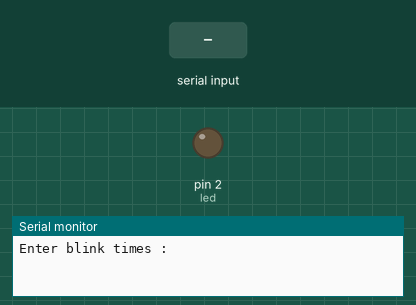
Simulated run of this sketch. Board: Arduino Uno, built with avr-gcc and run on an emulated ATmega328P. Parts: output pins drawn as LEDs (lit = HIGH), the last lines printed to the serial monitor. Dashed ring = blinking. The inputs (shaded band) are chosen by the test bench.

Above: at 1.2 s.
1.3 s: "90,45\n" received over Serial
At 2.1 s:
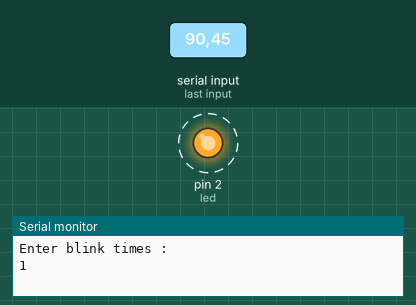
Timing chart, 0 to 10.3 s (numbered marks = the images above; inputs shaded):
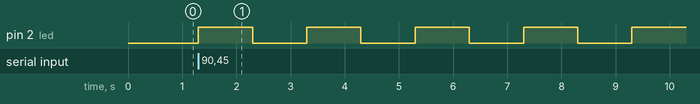

Measured:
- after the input at 1.3 s, pin 2 (led): alternates HIGH for 1.0 s and LOW for 1.0 s, starting at once

The sketch:

User_Input_LED_Blink.ino
```cpp
//Taking input from serial moniter

int led = 2;
void setup() {

  pinMode(led,OUTPUT);
  Serial.begin(115200); //To start serial communication at a baud rate of 115200

}

void loop() {

  Serial.println("Enter blink times :"); //Asking user to enter value
  while(Serial.available() == 0){} // Waiting for user to enter value
  int num = Serial.parseInt(); // Reading value entered by user

  int i = 1;                //initialising i
  while(i <= num){
    digitalWrite(led,HIGH); //Led on
    Serial.println(i);     //Couting the number of blinks
    delay(1000);           //1 sec delay
    digitalWrite(led,LOW); //Led off
    delay(1000);           //1 sec delay
    i++;                   //incrementing i
  }

}
```
